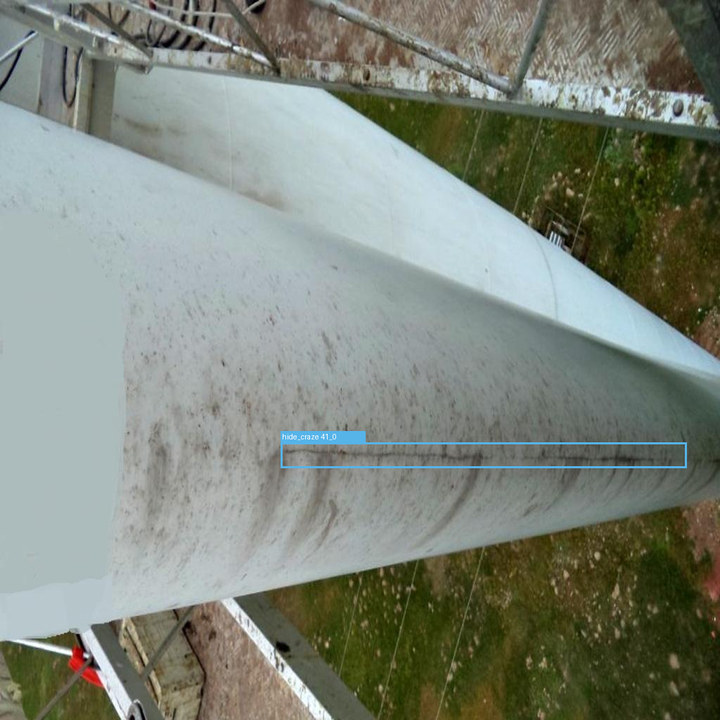
#> input picture experiments/summaries/phase11_detection_audit_v1/qc_packet/images/qc_03_source_41.jpg, 720 x 720 px
$ python -i common.py   (imports and definitions only)
#> lines starting #> are read from the running program, lines starting #| are printed output that depends on the picture
"""Shared deterministic image and feature helpers."""

from __future__ import annotations

import hashlib
import json
from pathlib import Path
from typing import Any, Callable, Mapping, Sequence

import numpy as np
from PIL import Image


class FeatureValidationError(ValueError):
    """Raised when a fixed feature contract is violated."""


def grayscale_uint8(image_or_path: np.ndarray | str | Path) -> np.ndarray:
    """Return Pillow's deterministic ITU-R 601-2 luminance conversion."""

    if isinstance(image_or_path, (str, Path)):
        with Image.open(image_or_path) as opened:
#> opened is the input picture: PIL image 720x720 RGB; mean R, G, B 126.6, 133.4, 122.3
            gray = np.asarray(opened.convert("RGB").convert("L"), dtype=np.uint8).copy()
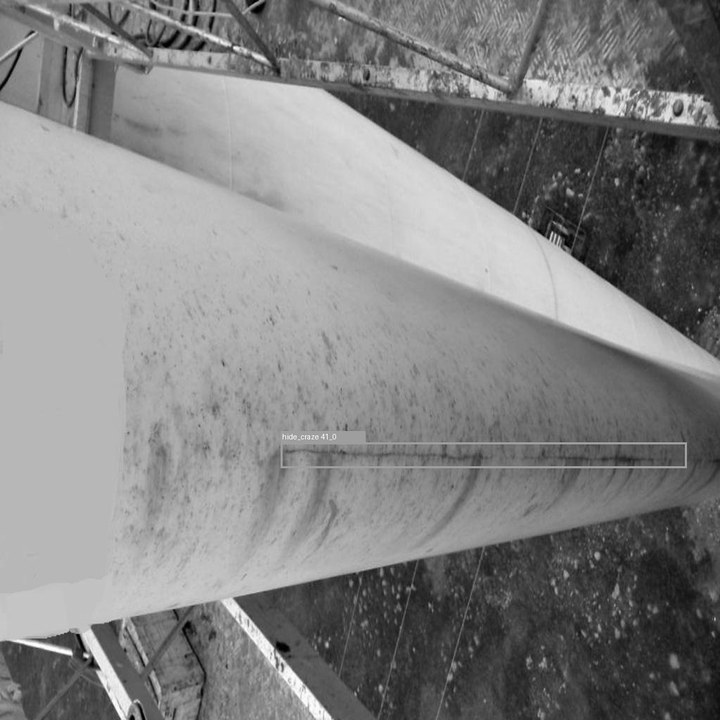
#> gray: shape (720, 720); min 0, max 255, mean 130.1
    else:
        image = Image.fromarray(np.asarray(image_or_path, dtype=np.uint8), mode="RGB")
        gray = np.asarray(image.convert("L"), dtype=np.uint8).copy()
    if gray.shape != (224, 224):
#> (the run stopped early here; a loop or call above may not have finished)

$ run again, on experiments/summaries/phase11_detection_audit_v1/qc_packet/images/qc_05_source_51.jpg
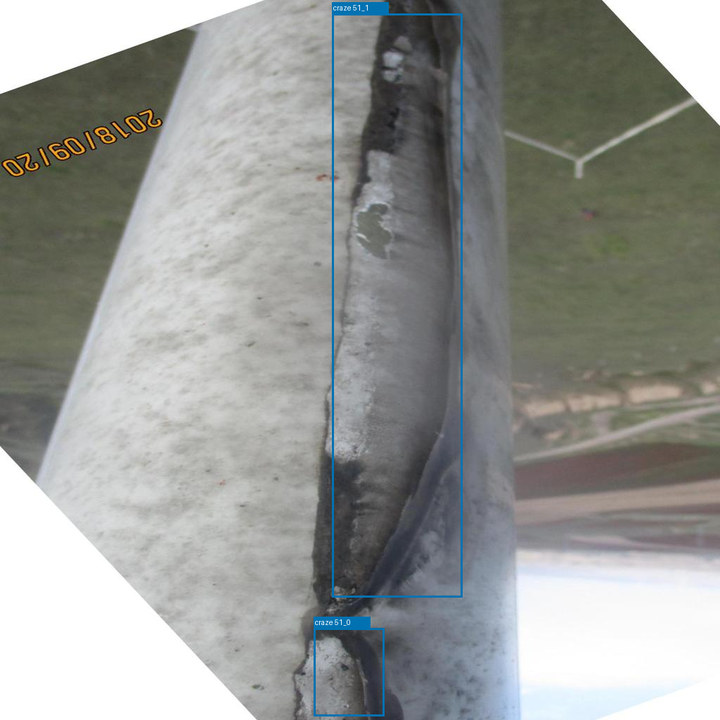
#> input picture experiments/summaries/phase11_detection_audit_v1/qc_packet/images/qc_05_source_51.jpg, 720 x 720 px
#> in grayscale_uint8, opened is the input picture: PIL image 720x720 RGB; mean R, G, B 150.6, 152.5, 149.3
#> in grayscale_uint8, `gray = np.asarray(opened.convert("RGB").convert("L"), dtype=np.uint8)...`:
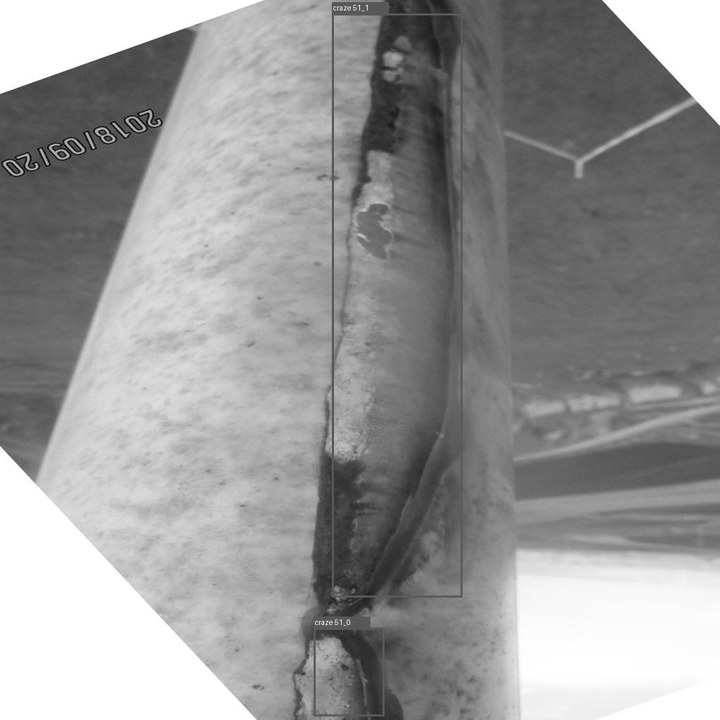
#> gray: shape (720, 720); min 0, max 255, mean 151.6

$ run again, on experiments/summaries/phase11_detection_audit_v1/qc_packet/images/qc_06_source_71.jpg
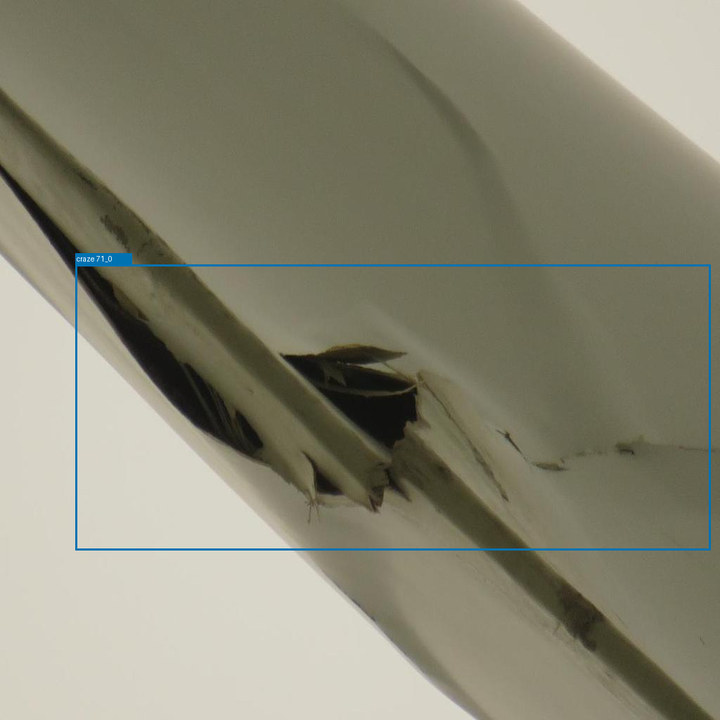
#> input picture experiments/summaries/phase11_detection_audit_v1/qc_packet/images/qc_06_source_71.jpg, 720 x 720 px
#> in grayscale_uint8, opened is the input picture: PIL image 720x720 RGB; mean R, G, B 136.2, 134.2, 115.7
#> in grayscale_uint8, `gray = np.asarray(opened.convert("RGB").convert("L"), dtype=np.uint8)...`:
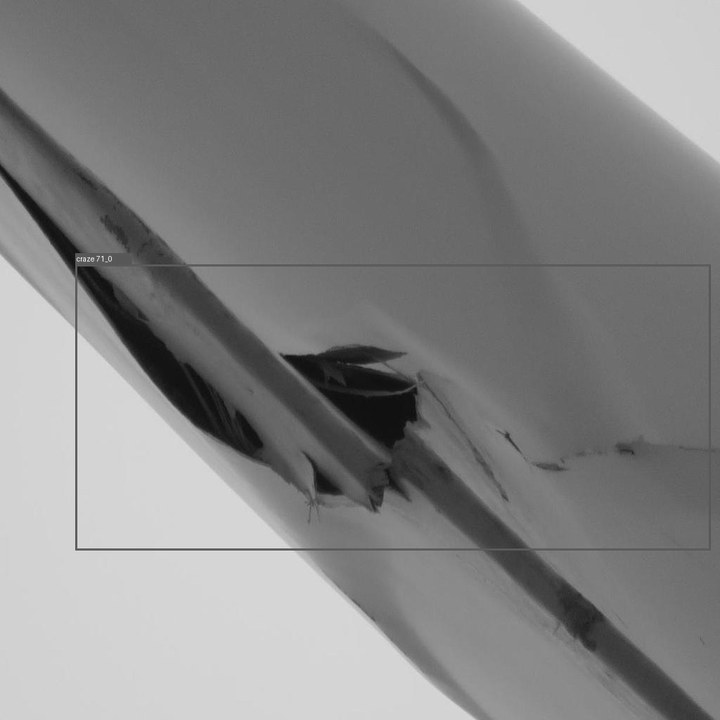
#> gray: shape (720, 720); min 9, max 232, mean 132.7

$ run again, on experiments/summaries/phase11_detection_audit_v1/qc_packet/images/qc_08_source_103.jpg
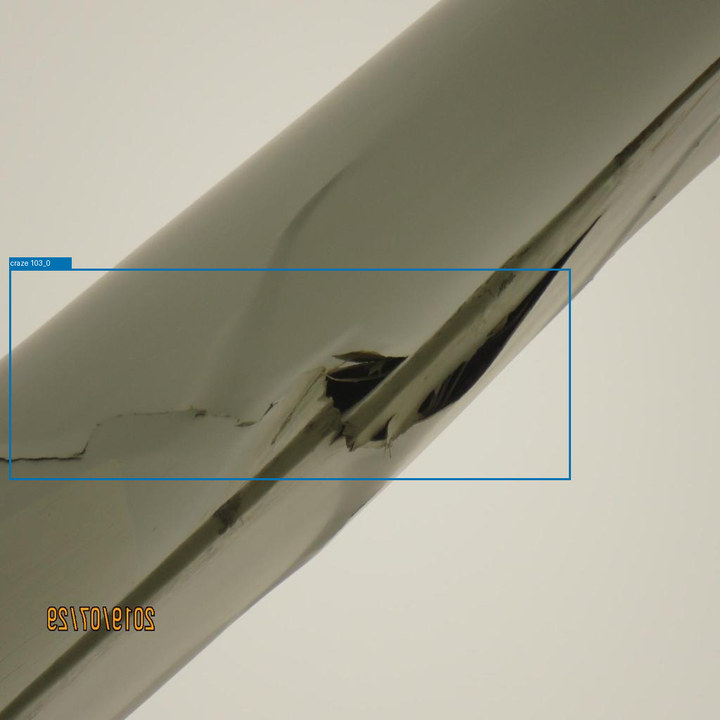
#> input picture experiments/summaries/phase11_detection_audit_v1/qc_packet/images/qc_08_source_103.jpg, 720 x 720 px
#> in grayscale_uint8, opened is the input picture: PIL image 720x720 RGB; mean R, G, B 158.6, 156, 139
#> in grayscale_uint8, `gray = np.asarray(opened.convert("RGB").convert("L"), dtype=np.uint8)...`:
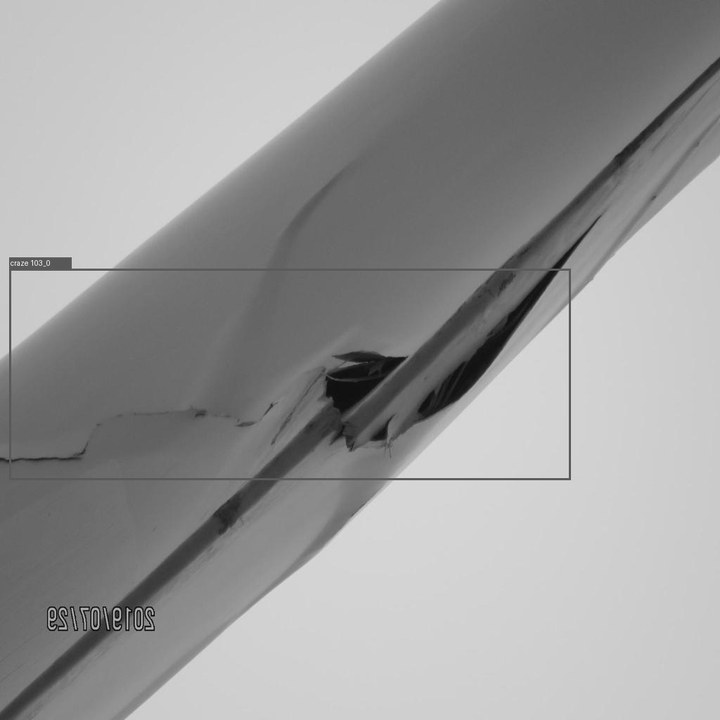
#> gray: shape (720, 720); min 2, max 223, mean 154.8
